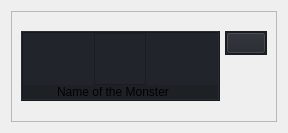
<?xml version="1.0" encoding="UTF-8"?>
<ui version="4.0">
 <class>Form</class>
 <widget class="QWidget" name="Form">
  <property name="geometry">
   <rect>
    <x>0</x>
    <y>0</y>
    <width>266</width>
    <height>133</height>
   </rect>
  </property>
  <property name="windowTitle">
   <string>Form</string>
  </property>
  <layout class="QVBoxLayout" name="verticalLayout">
   <item>
    <widget class="QFrame" name="frame">
     <property name="frameShape">
      <enum>QFrame::StyledPanel</enum>
     </property>
     <property name="frameShadow">
      <enum>QFrame::Raised</enum>
     </property>
     <layout class="QVBoxLayout" name="verticalLayout_2">
      <item>
       <widget class="QFrame" name="frame_233">
        <property name="minimumSize">
         <size>
          <width>220</width>
          <height>80</height>
         </size>
        </property>
        <property name="maximumSize">
         <size>
          <width>220</width>
          <height>80</height>
         </size>
        </property>
        <property name="styleSheet">
         <string notr="true"/>
        </property>
        <property name="frameShape">
         <enum>QFrame::NoFrame</enum>
        </property>
        <property name="frameShadow">
         <enum>QFrame::Raised</enum>
        </property>
        <layout class="QHBoxLayout" name="horizontalLayout_46">
         <property name="spacing">
          <number>5</number>
         </property>
         <property name="sizeConstraint">
          <enum>QLayout::SetFixedSize</enum>
         </property>
         <property name="leftMargin">
          <number>0</number>
         </property>
         <property name="topMargin">
          <number>0</number>
         </property>
         <property name="rightMargin">
          <number>0</number>
         </property>
         <property name="bottomMargin">
          <number>0</number>
         </property>
         <item alignment="Qt::AlignTop">
          <widget class="QFrame" name="frame_234">
           <property name="styleSheet">
            <string notr="true">background-color: rgb(33, 37, 43);</string>
           </property>
           <property name="frameShape">
            <enum>QFrame::Box</enum>
           </property>
           <property name="frameShadow">
            <enum>QFrame::Raised</enum>
           </property>
           <layout class="QVBoxLayout" name="verticalLayout_191">
            <property name="spacing">
             <number>0</number>
            </property>
            <property name="leftMargin">
             <number>0</number>
            </property>
            <property name="topMargin">
             <number>0</number>
            </property>
            <property name="rightMargin">
             <number>0</number>
            </property>
            <property name="bottomMargin">
             <number>0</number>
            </property>
            <item alignment="Qt::AlignHCenter">
             <widget class="QFrame" name="frame_235">
              <property name="maximumSize">
               <size>
                <width>100</width>
                <height>100</height>
               </size>
              </property>
              <property name="frameShape">
               <enum>QFrame::StyledPanel</enum>
              </property>
              <property name="frameShadow">
               <enum>QFrame::Raised</enum>
              </property>
              <layout class="QVBoxLayout" name="verticalLayout_192">
               <property name="spacing">
                <number>0</number>
               </property>
               <property name="leftMargin">
                <number>0</number>
               </property>
               <property name="topMargin">
                <number>0</number>
               </property>
               <property name="rightMargin">
                <number>0</number>
               </property>
               <property name="bottomMargin">
                <number>0</number>
               </property>
               <item>
                <widget class="QLabel" name="monster_icon_label">
                 <property name="minimumSize">
                  <size>
                   <width>50</width>
                   <height>50</height>
                  </size>
                 </property>
                 <property name="maximumSize">
                  <size>
                   <width>50</width>
                   <height>50</height>
                  </size>
                 </property>
                 <property name="styleSheet">
                  <string notr="true">background-color: rgb(33, 37, 43);</string>
                 </property>
                 <property name="text">
                  <string/>
                 </property>
                 <property name="pixmap">
                  <pixmap>../images/evony/540p/zombie-50x50.png</pixmap>
                 </property>
                 <property name="alignment">
                  <set>Qt::AlignLeading|Qt::AlignLeft|Qt::AlignVCenter</set>
                 </property>
                </widget>
               </item>
              </layout>
             </widget>
            </item>
            <item>
             <widget class="QFrame" name="frame_236">
              <property name="minimumSize">
               <size>
                <width>0</width>
                <height>0</height>
               </size>
              </property>
              <property name="maximumSize">
               <size>
                <width>16777215</width>
                <height>16777215</height>
               </size>
              </property>
              <property name="styleSheet">
               <string notr="true">background-color: rgb(29, 33, 38);</string>
              </property>
              <property name="frameShape">
               <enum>QFrame::NoFrame</enum>
              </property>
              <property name="frameShadow">
               <enum>QFrame::Sunken</enum>
              </property>
              <layout class="QVBoxLayout" name="verticalLayout_193">
               <property name="spacing">
                <number>0</number>
               </property>
               <property name="sizeConstraint">
                <enum>QLayout::SetFixedSize</enum>
               </property>
               <property name="leftMargin">
                <number>0</number>
               </property>
               <property name="topMargin">
                <number>0</number>
               </property>
               <property name="rightMargin">
                <number>15</number>
               </property>
               <property name="bottomMargin">
                <number>0</number>
               </property>
               <item>
                <widget class="QLabel" name="monster_name_label">
                 <property name="minimumSize">
                  <size>
                   <width>180</width>
                   <height>0</height>
                  </size>
                 </property>
                 <property name="maximumSize">
                  <size>
                   <width>180</width>
                   <height>16777215</height>
                  </size>
                 </property>
                 <property name="frameShape">
                  <enum>QFrame::NoFrame</enum>
                 </property>
                 <property name="text">
                  <string>Name of the Monster</string>
                 </property>
                 <property name="alignment">
                  <set>Qt::AlignCenter</set>
                 </property>
                </widget>
               </item>
              </layout>
             </widget>
            </item>
           </layout>
          </widget>
         </item>
         <item alignment="Qt::AlignLeft|Qt::AlignTop">
          <widget class="QFrame" name="frame_237">
           <property name="styleSheet">
            <string notr="true">background-color: rgb(33, 37, 43);</string>
           </property>
           <property name="frameShape">
            <enum>QFrame::StyledPanel</enum>
           </property>
           <property name="frameShadow">
            <enum>QFrame::Raised</enum>
           </property>
           <layout class="QGridLayout" name="gridLayout_49">
            <property name="leftMargin">
             <number>0</number>
            </property>
            <property name="topMargin">
             <number>0</number>
            </property>
            <property name="rightMargin">
             <number>0</number>
            </property>
            <property name="bottomMargin">
             <number>0</number>
            </property>
            <property name="spacing">
             <number>0</number>
            </property>
            <item row="0" column="0" alignment="Qt::AlignLeft">
             <widget class="QPushButton" name="delete_item">
              <property name="text">
               <string/>
              </property>
              <property name="icon">
               <iconset resource="../resources.qrc">
                <normaloff>:/extra icons/images/extra icons/delete-red.png</normaloff>:/extra icons/images/extra icons/delete-red.png</iconset>
              </property>
             </widget>
            </item>
           </layout>
          </widget>
         </item>
        </layout>
       </widget>
      </item>
     </layout>
    </widget>
   </item>
  </layout>
 </widget>
 <resources>
  <include location="../resources.qrc"/>
 </resources>
 <connections/>
</ui>
